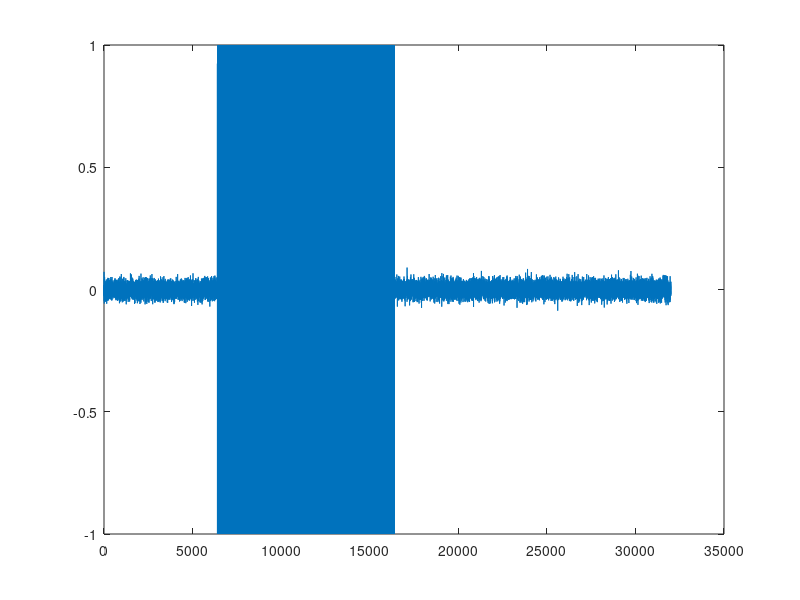

Recreate this plot in MATLAB. (Note: this script raises an error after producing the figure.)
clc;
close all;
clear all;
f=3000;%frequency of the transmitted pulse
fs=16000;%sampling frequency
N=10000;%number of samples required in the pulse
theta = 70; %Angle of target
d = 0.20;   %spacing between sensors
M = 1;    %No of sensors
c=1500;%velocity of sound in water
target_range=300;%range of the target is .3km
max_range=1500;
max_delay=2*max_range/c;
max_delay_samples=max_delay*fs;
x=0.02*randn(1,max_delay_samples);%random noise signal with 10000 samples
%%
t=[0:N-1]/fs;
y=sin(2*pi*f*t);%pulse signal
l=2*fs*target_range/c;
x(l:l+N-1)=y;%inserting the pulse signal to the random noise at the corresponding sample locations
figure
plot(x)
%% inverse beamformer
del = [0:M-1]*d*cosd(theta)/c;
inputSignal=delayseq(x',del,fs);
%% Beamformer
C=0;
Phi = 0:180;
cnt=0;
T=0;
d = 0;
for i =1:length(Phi)
    cnt=cnt+1;
    del(cnt,:) = -[0:M-1]*d*cosd(Phi(i))/c;
      outputSensorSignal = delayseq(inputSignal,del(cnt,:),fs);
      outputSignal(i,:) = sum(outputSensorSignal');
      outputPower(i) = var(outputSignal(i,:));
      [xc,lags] = xcorr(outputSignal(i,:),y);
      [value,I] = max(abs(xc));
      L=lags(I);
      range(i)=(c*L)/(2*fs);
end
[O,K]=max(outputPower);
[xc,lags] = xcorr(outputSignal(K,:),y);
[value,I] = max(abs(xc));
L=lags(I);
Range=(c*L)/(2*fs)
figure
plot(lags,xc)
legend(sprintf('Maximum at lag %d',L))
title('Cross-Correlation Sequence')
figure
plot(Phi,outputPower)
title('beamformer')